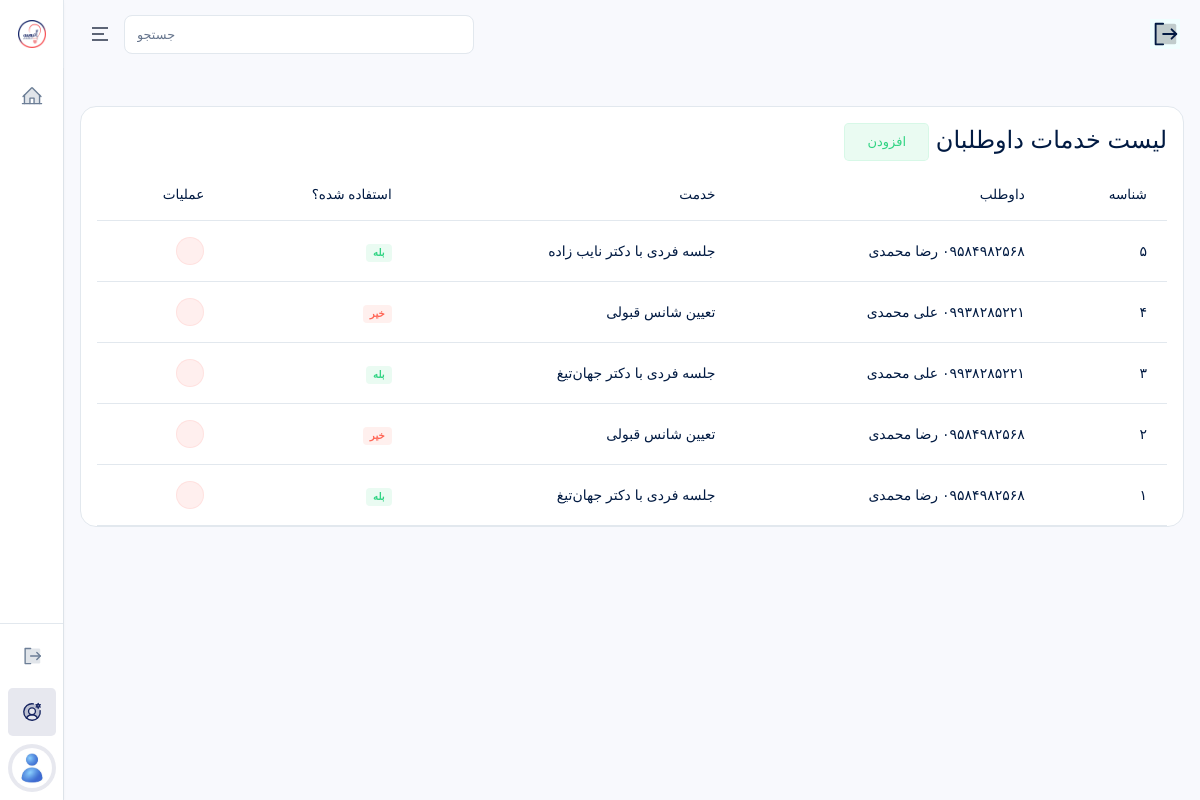
The page /accounts/admins/service-to-students/ (signed in) on the database as committed earlier.
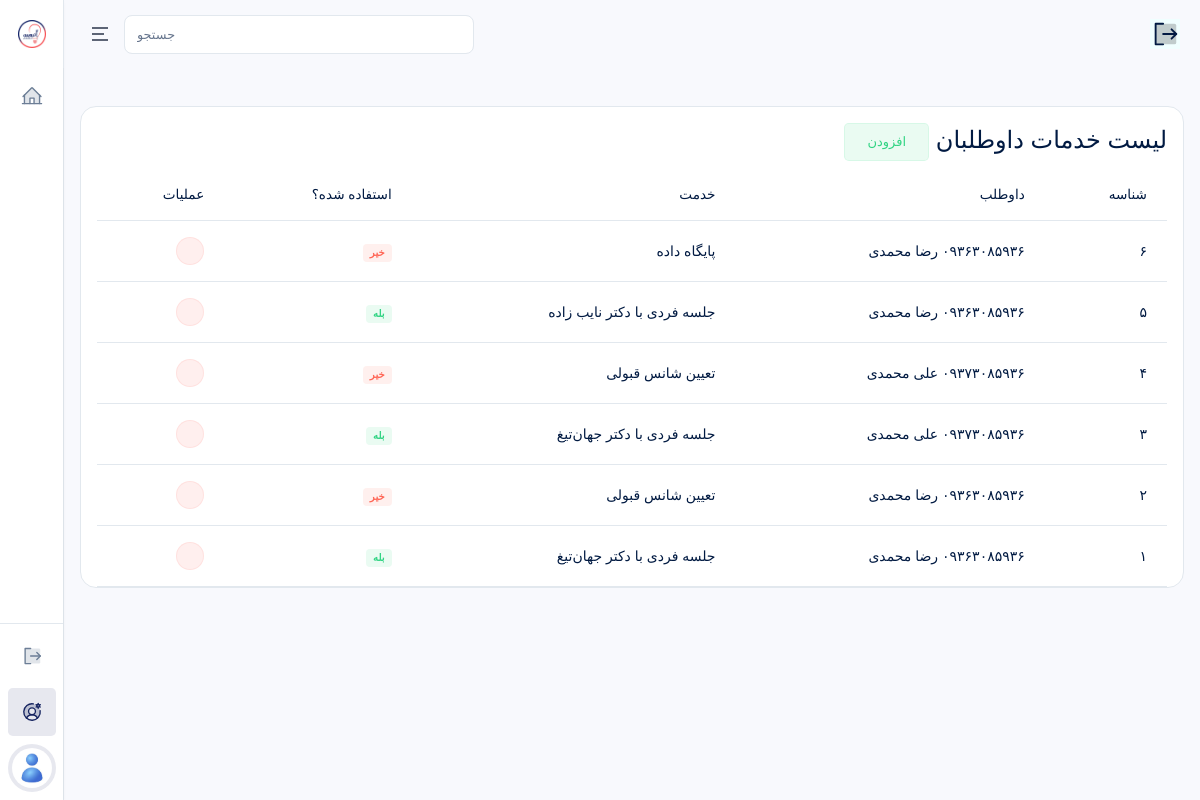
The same page on the database as committed later.
### payments/models.py (models this page shows)
class ServiceToStudent(models.Model):
    service = models.CharField(
        max_length=1,
        verbose_name="کد خدمت"
    )
    student = models.ForeignKey(
        Student,
        on_delete=models.CASCADE,
        related_name="student_to_services",
        verbose_name="داوطلب"
    )
    is_used = models.BooleanField(default=False)
    @property
    def service_name(self):
        return dict(Package.SERVICE_CHOICES).get(self.service, "-")
    class Meta:
        verbose_name = "خدمت به داوطلب"
        verbose_name_plural = "خدمت ها به داوطلبان"
        ordering = ["-id"]

### accounts/models.py (models this page shows, shortened)
class Student(models.Model):
    user = models.OneToOneField(User, on_delete=models.CASCADE, related_name="user_student", verbose_name="کاربر")
    a_completed = models.BooleanField(default=False)
    b_completed = models.BooleanField(default=False)
    def __str__(self):
        return f"{self.user.mobile} {self.user.get_full_name()}"
    class Meta:
        verbose_name = "داوطلب"
        verbose_name_plural = "داوطلبان"
        ordering = ["-id"]

class User(AbstractUser):
    ROLE_CHOICES = (
        ("super_admin", "مدیرکل"),
        ("supervisor", "ناظر"),
        ("consultant", "مشاور"),
        ("student", "داوطلب"),
    )
    role = models.CharField(max_length=30, choices=ROLE_CHOICES, verbose_name="نقش")
    mobile = models.CharField(max_length=15, blank=True, unique=True, verbose_name="شماره موبایل")
    avatar = models.ImageField(upload_to="avatars/", blank=True, null=True, verbose_name="تصویر پروفایل")
    is_suspended = models.BooleanField(default=False, verbose_name="تعلیق شده")
    suspension_reason = models.TextField(blank=True, verbose_name="دلیل تعلیق")
    is_limited = models.BooleanField(default=False, verbose_name="دسترسی محدود (برای مدیرکل)")
    class Meta:
        verbose_name = "کاربر"
        verbose_name_plural = "کاربران"
        ordering = ["-id"]

### accounts/views.py (the view)
# urls.py: path("admins/service-to-students/", ServiceToStudentListView.as_view(), name="service_to_student_list"),
class ServiceToStudentListView(RoleRequiredMixin, SuperAdminSidebarContextMixin, ListView):
    allowed_roles = ["super_admin"]
    model = ServiceToStudent
    template_name = "accounts/admins/service_to_student_list.html"
    context_object_name = "service_to_students"

### accounts/mixins.py (called while the page is built)
    def get_context_data(self, **kwargs):
        context = super().get_context_data(**kwargs)
        context.update({
            "PlansIntroductionCreated": PlansIntroduction.objects.first(),
            "CounselingIntroductionCreated": CounselingIntroduction.objects.first(),
            "EstimationIntroductionCreated": EstimationIntroduction.objects.first(),
            "ChoiceIntroductionCreated": ChoiceIntroduction.objects.first(),
            "LiveIntroductionCreated": LiveIntroduction.objects.first(),
            "AboutUsIntroductionCreated": AboutUsIntroduction.objects.first(),
            "DataIntroductionCreated": DataIntroduction.objects.first(),
        })
        return context

    def test_func(self):
        return (
            self.request.user.is_authenticated and
            self.request.user.role in self.allowed_roles and
            not self.request.user.is_suspended
        )

### templates/accounts/admins/service_to_student_list.html (shortened to what this page needs)
{% extends 'bases/dashboard.html' %}
{% load static %}
{% block content %}
<div class="table-responsive" dir="rtl">
    <div class="card-header justify-content-between">
        <div class="card-title">
            <h4>
                لیست خدمات داوطلبان
                <a href="{% url 'service_to_student_add' %}">
                    <span class="btn btn-success-transparent">افزودن</span>
                </a>
            </h4>
        </div>
    </div>
    <table class="table text-nowrap table-hover">
        <thead>
            <tr>
                <th scope="col">شناسه</th>
                <th scope="col">داوطلب</th>
                <th scope="col">خدمت</th>
                <th scope="col">استفاده شده؟</th>
                <th scope="col">عملیات</th>
            </tr>
        </thead>
        <tbody>
            {% for service_to_student in service_to_students %}
            <tr>
                <td>
                    {{ service_to_student.id }}
                </td>
                <td>
                    {{ service_to_student.student }}
                </td>
                <td>
                    {{ service_to_student.service_name }}
                </td>
                <td>
                    {% if service_to_student.is_used %}
                    <span class="badge bg-success-transparent">بله</span>
                    {% else %}
                    <span class="badge bg-danger-transparent">خیر</span>
                    {% endif %}
                </td>
                <td>
                    <a href="{% url 'service_to_student_delete' service_to_student.id %}" class="btn btn-icon btn-sm btn-danger-transparent rounded-pill">
                        <i class="ri-delete-bin-line"></i>
                    </a>
                </td>
            </tr>
            {% empty %}
            <tr>
                <td colspan="5" style="text-align: center;">
                    موردی یافت نشد.
                </td>
            </tr>
            {% endfor %}
        </tbody>
    </table>
</div>
{% endblock %}

Rows that differ between the two databases and show on the page:
added ServiceToStudent: id "۶", student "۰۹۳۶۳۰۸۵۹۳۶ رضا محمدی", service_name "پایگاه داده", is_used "خیر"
changed through a linked row, ServiceToStudent "جلسه فردی با دکتر نایب زاده": student "۰۹۵۸۴۹۸۲۵۶۸ رضا محمدی" → "۰۹۳۶۳۰۸۵۹۳۶ رضا محمدی"
changed through a linked row, ServiceToStudent (number 3 of 6 on the later page): student "۰۹۹۳۸۲۸۵۲۲۱ علی محمدی" → "۰۹۳۷۳۰۸۵۹۳۶ علی محمدی"
changed through a linked row, ServiceToStudent (number 4 of 6 on the later page): student "۰۹۹۳۸۲۸۵۲۲۱ علی محمدی" → "۰۹۳۷۳۰۸۵۹۳۶ علی محمدی"
changed through a linked row, ServiceToStudent (number 5 of 6 on the later page): student "۰۹۵۸۴۹۸۲۵۶۸ رضا محمدی" → "۰۹۳۶۳۰۸۵۹۳۶ رضا محمدی"
changed through a linked row, ServiceToStudent (number 6 of 6 on the later page): student "۰۹۵۸۴۹۸۲۵۶۸ رضا محمدی" → "۰۹۳۶۳۰۸۵۹۳۶ رضا محمدی"
